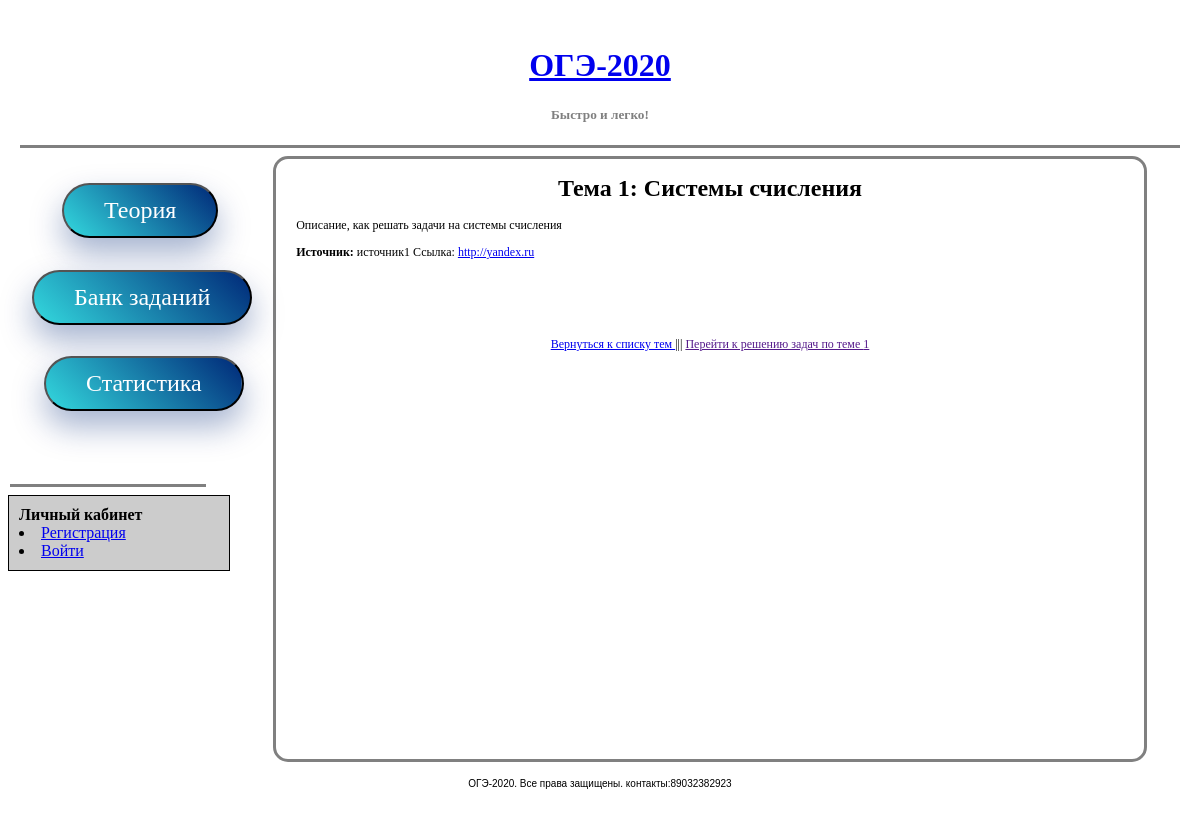
The page /theme/1 on the database its author committed.
### oge2020/models.py (models this page shows, shortened)
class BaseModel(models.Model):
    created_date    = models.DateTimeField(default=timezone.now)
    published_date  = models.DateTimeField(blank=True, null=True)
    class Meta:
        abstract = True

class Theme(BaseModel):
    number          = models.IntegerField("Номер темы*:", primary_key=True)
    name            = models.TextField("Имя темы*:")
    content         = models.TextField("Содержание темы*:")
    source_name     = models.TextField("Название источника:", blank=True, null=True, default=None)
    source_link     = models.URLField("Ссылка на источник:", blank=True, null=True, default=None)
    reference1_name = models.TextField("Пример 1:", blank=True, null=True, default=None)
    reference1_link = models.URLField("Ссылка 1:", blank=True, null=True, default=None)
    reference2_name = models.TextField("Пример 2:", blank=True, null=True, default=None)
    reference2_link = models.URLField("Ссылка 2:", blank=True, null=True, default=None)
    reference3_name = models.TextField("Пример 3:", blank=True, null=True, default=None)
    reference3_link = models.URLField("Ссылка 3:", blank=True, null=True, default=None)
    picture1        = models.ImageField(verbose_name='Изображение 1', null=True, blank=True)
    picture2        = models.ImageField(verbose_name='Изображение 2', null=True, blank=True)
    picture3        = models.ImageField(verbose_name='Изображение 3', null=True, blank=True)
    picture4        = models.ImageField(verbose_name='Изображение 4', null=True, blank=True)
    picture5        = models.ImageField(verbose_name='Изображение 5', null=True, blank=True)
    author          = models.ForeignKey(settings.AUTH_USER_MODEL, on_delete=models.CASCADE, blank=True, null=True)

### oge2020/views.py (the view)
# urls.py: url(r'^theme/(?P<pk>\d+)$', views.ThemeDetailView.as_view(), name='theme-detail'),
class ThemeDetailView(generic.DetailView):
    model = Theme
    template_name = 'themes/theme-detail.html'

### templates/themes/theme-detail.html (shortened to what this page needs)
﻿{% extends "oge2020/base.html" %}
{% block header %} Тема {{ object.number }}: {{ object.name }} {% endblock header %}
{% block content %}
    <div class="block1">
        <p>{{ object.content }}
            {% if object.source_name %}
                <p align=left>
                <b> Источник: </b> {{ object.source_name }}
                {% if object.source_link %}
                    Ссылка: <a href={{ object.source_link }}> {{ object.source_link }} </a>
                {% endif %}
            {% endif %}
            <br>
            <br>
            <br>
    </div>
    <br>
    <div class="block2">
        <a href="../themes/"> Вернуться к списку тем </a> |||
        <a href=""> Перейти к решению задач по теме {{ object.number }} </a>
    </div>
{% endblock %}

### templates/oge2020/base.html (style rules this page uses)
body { background:url(https://mir-s3-cdn-cf.behance.net/project_modules/fs/7bfe3d63548097.5ab3fbc86e436.jpg) }

### templates/themes/theme-detail.html (style rules this page uses)
.block1 { padding-left: 20px; padding-right: 20px; padding-bottom: 20px; text-align: justify; }

### rows shown on the page
Theme: number "1", name "Системы счисления", content "Описание, как решать задачи на системы счисления", source_name "источник1", source_link "http://yandex.ru"
